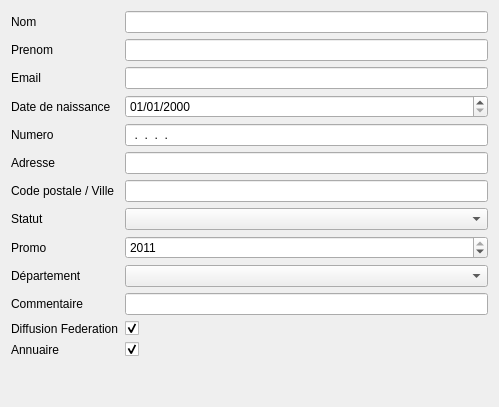
<?xml version="1.0" encoding="UTF-8"?>
<ui version="4.0">
 <class>WizardPageIdentite</class>
 <widget class="QWizardPage" name="WizardPageIdentite">
  <property name="geometry">
   <rect>
    <x>0</x>
    <y>0</y>
    <width>499</width>
    <height>407</height>
   </rect>
  </property>
  <property name="windowTitle">
   <string>WizardPage</string>
  </property>
  <layout class="QFormLayout" name="formLayout_2">
   <property name="fieldGrowthPolicy">
    <enum>QFormLayout::AllNonFixedFieldsGrow</enum>
   </property>
   <item row="0" column="0">
    <widget class="QLabel" name="nomLabel">
     <property name="text">
      <string>Nom</string>
     </property>
    </widget>
   </item>
   <item row="0" column="1">
    <widget class="QLineEdit" name="nomLineEdit">
     <property name="maxLength">
      <number>32</number>
     </property>
    </widget>
   </item>
   <item row="1" column="0">
    <widget class="QLabel" name="prenomLabel">
     <property name="text">
      <string>Prenom</string>
     </property>
    </widget>
   </item>
   <item row="1" column="1">
    <widget class="QLineEdit" name="prenomLineEdit">
     <property name="maxLength">
      <number>32</number>
     </property>
    </widget>
   </item>
   <item row="2" column="0">
    <widget class="QLabel" name="emailLabel">
     <property name="text">
      <string>Email</string>
     </property>
    </widget>
   </item>
   <item row="2" column="1">
    <widget class="QLineEdit" name="emailLineEdit">
     <property name="maxLength">
      <number>128</number>
     </property>
    </widget>
   </item>
   <item row="7" column="0">
    <widget class="QLabel" name="statutLabel">
     <property name="text">
      <string>Statut</string>
     </property>
    </widget>
   </item>
   <item row="7" column="1">
    <widget class="QComboBox" name="statutComboBox"/>
   </item>
   <item row="10" column="0">
    <widget class="QLabel" name="commentaireLabel">
     <property name="text">
      <string>Commentaire</string>
     </property>
    </widget>
   </item>
   <item row="10" column="1">
    <widget class="QLineEdit" name="commentaireLineEdit">
     <property name="maxLength">
      <number>128</number>
     </property>
    </widget>
   </item>
   <item row="8" column="0">
    <widget class="QLabel" name="promoLabel">
     <property name="text">
      <string>Promo</string>
     </property>
    </widget>
   </item>
   <item row="9" column="0">
    <widget class="QLabel" name="dPartementLabel">
     <property name="text">
      <string>Département</string>
     </property>
    </widget>
   </item>
   <item row="9" column="1">
    <widget class="QComboBox" name="dPartementComboBox"/>
   </item>
   <item row="8" column="1">
    <widget class="QSpinBox" name="promoSpinBox">
     <property name="minimum">
      <number>1990</number>
     </property>
     <property name="maximum">
      <number>2011</number>
     </property>
     <property name="value">
      <number>2011</number>
     </property>
    </widget>
   </item>
   <item row="11" column="0">
    <widget class="QLabel" name="diffFedeLabel">
     <property name="text">
      <string>Diffusion Federation</string>
     </property>
    </widget>
   </item>
   <item row="11" column="1">
    <widget class="QCheckBox" name="diffusionFederationCheckBox">
     <property name="checked">
      <bool>true</bool>
     </property>
    </widget>
   </item>
   <item row="4" column="1">
    <widget class="QLineEdit" name="numeroLineEdit">
     <property name="inputMask">
      <string>99.99.99.99.99 ; </string>
     </property>
    </widget>
   </item>
   <item row="4" column="0">
    <widget class="QLabel" name="numeroLabel">
     <property name="text">
      <string>Numero</string>
     </property>
    </widget>
   </item>
   <item row="5" column="0">
    <widget class="QLabel" name="adresseLabel">
     <property name="text">
      <string>Adresse</string>
     </property>
    </widget>
   </item>
   <item row="5" column="1">
    <widget class="QLineEdit" name="adresseLineEdit"/>
   </item>
   <item row="6" column="0">
    <widget class="QLabel" name="codePostaleVilleLabel">
     <property name="text">
      <string>Code postale / Ville</string>
     </property>
    </widget>
   </item>
   <item row="6" column="1">
    <widget class="QLineEdit" name="codePostaleVilleLineEdit"/>
   </item>
   <item row="12" column="0">
    <widget class="QLabel" name="annuaireLabel">
     <property name="text">
      <string>Annuaire</string>
     </property>
    </widget>
   </item>
   <item row="12" column="1">
    <widget class="QCheckBox" name="annuaireCheckBox">
     <property name="checked">
      <bool>true</bool>
     </property>
    </widget>
   </item>
   <item row="3" column="0">
    <widget class="QLabel" name="dateDeNaissanceLabel">
     <property name="text">
      <string>Date de naissance</string>
     </property>
    </widget>
   </item>
   <item row="3" column="1">
    <widget class="QDateEdit" name="dateDeNaissanceDateEdit">
     <property name="displayFormat">
      <string>dd/MM/yyyy</string>
     </property>
    </widget>
   </item>
  </layout>
 </widget>
 <tabstops>
  <tabstop>nomLineEdit</tabstop>
  <tabstop>prenomLineEdit</tabstop>
  <tabstop>emailLineEdit</tabstop>
  <tabstop>dateDeNaissanceDateEdit</tabstop>
  <tabstop>numeroLineEdit</tabstop>
  <tabstop>adresseLineEdit</tabstop>
  <tabstop>codePostaleVilleLineEdit</tabstop>
  <tabstop>statutComboBox</tabstop>
  <tabstop>promoSpinBox</tabstop>
  <tabstop>dPartementComboBox</tabstop>
  <tabstop>commentaireLineEdit</tabstop>
  <tabstop>diffusionFederationCheckBox</tabstop>
  <tabstop>annuaireCheckBox</tabstop>
 </tabstops>
 <resources/>
 <connections/>
</ui>
